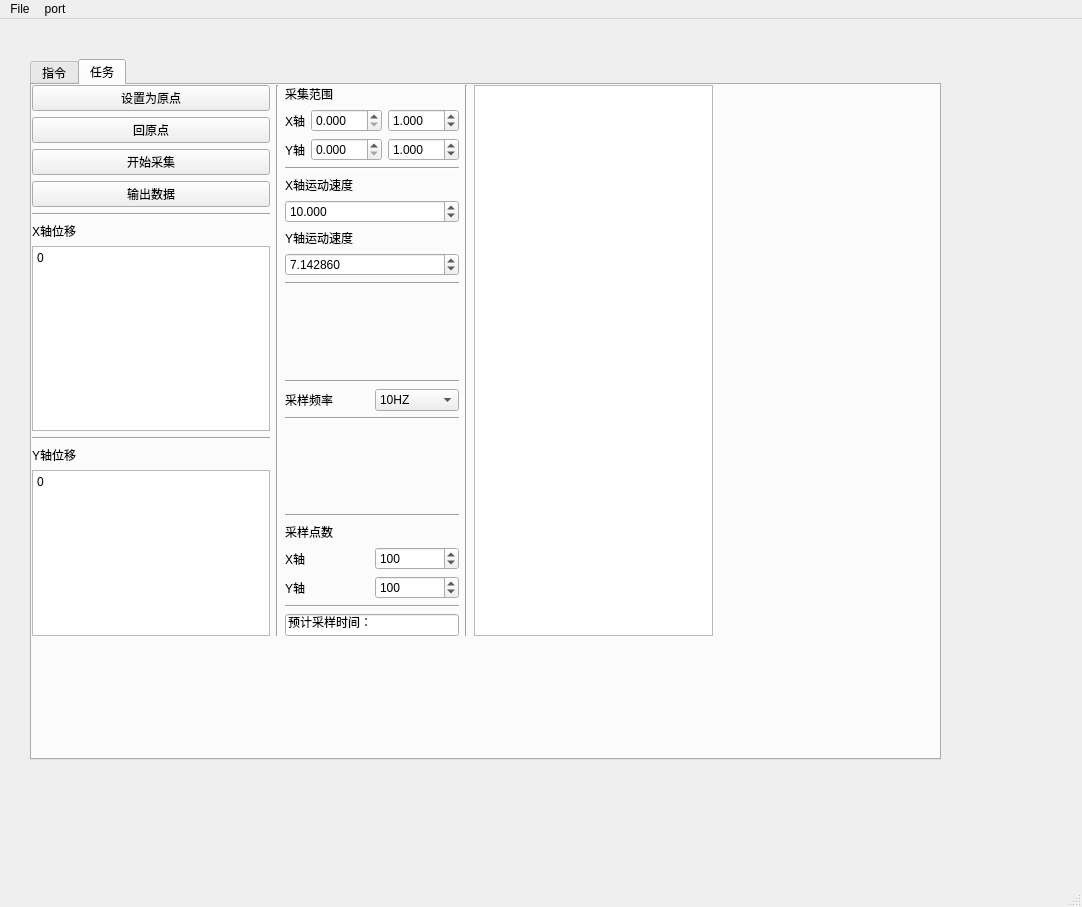
<?xml version="1.0" encoding="UTF-8"?>
<ui version="4.0">
 <class>MainWindow</class>
 <widget class="QMainWindow" name="MainWindow">
  <property name="geometry">
   <rect>
    <x>0</x>
    <y>0</y>
    <width>1082</width>
    <height>907</height>
   </rect>
  </property>
  <property name="windowTitle">
   <string>MainWindow</string>
  </property>
  <widget class="QWidget" name="centralwidget">
   <property name="layoutDirection">
    <enum>Qt::LeftToRight</enum>
   </property>
   <widget class="QTabWidget" name="tabWidget">
    <property name="geometry">
     <rect>
      <x>30</x>
      <y>40</y>
      <width>911</width>
      <height>701</height>
     </rect>
    </property>
    <property name="whatsThis">
     <string>&lt;html&gt;&lt;head/&gt;&lt;body&gt;&lt;p&gt;命令&lt;/p&gt;&lt;/body&gt;&lt;/html&gt;</string>
    </property>
    <property name="currentIndex">
     <number>1</number>
    </property>
    <widget class="QWidget" name="tab0">
     <attribute name="title">
      <string>指令</string>
     </attribute>
     <widget class="QWidget" name="verticalLayoutWidget_10">
      <property name="geometry">
       <rect>
        <x>0</x>
        <y>0</y>
        <width>761</width>
        <height>501</height>
       </rect>
      </property>
      <layout class="QVBoxLayout" name="verticalLayout_10">
       <item>
        <layout class="QHBoxLayout" name="horizontalLayout">
         <item>
          <layout class="QVBoxLayout" name="verticalLayout">
           <item>
            <widget class="QLabel" name="label">
             <property name="text">
              <string>方向</string>
             </property>
            </widget>
           </item>
           <item>
            <spacer name="verticalSpacer">
             <property name="orientation">
              <enum>Qt::Vertical</enum>
             </property>
             <property name="sizeHint" stdset="0">
              <size>
               <width>20</width>
               <height>20</height>
              </size>
             </property>
            </spacer>
           </item>
           <item>
            <spacer name="horizontalSpacer_2">
             <property name="orientation">
              <enum>Qt::Horizontal</enum>
             </property>
             <property name="sizeHint" stdset="0">
              <size>
               <width>40</width>
               <height>20</height>
              </size>
             </property>
            </spacer>
           </item>
           <item>
            <widget class="Line" name="line_20">
             <property name="orientation">
              <enum>Qt::Horizontal</enum>
             </property>
            </widget>
           </item>
           <item>
            <layout class="QVBoxLayout" name="verticalLayout_5">
             <item>
              <layout class="QVBoxLayout" name="verticalLayout_3">
               <item>
                <widget class="QPushButton" name="pushButton">
                 <property name="text">
                  <string>X正转</string>
                 </property>
                 <property name="checkable">
                  <bool>true</bool>
                 </property>
                 <property name="checked">
                  <bool>true</bool>
                 </property>
                </widget>
               </item>
               <item>
                <widget class="QPushButton" name="pushButton_2">
                 <property name="text">
                  <string>X反转</string>
                 </property>
                 <property name="checkable">
                  <bool>true</bool>
                 </property>
                </widget>
               </item>
              </layout>
             </item>
             <item>
              <widget class="Line" name="line_2">
               <property name="orientation">
                <enum>Qt::Horizontal</enum>
               </property>
              </widget>
             </item>
             <item>
              <layout class="QVBoxLayout" name="verticalLayout_4">
               <item>
                <widget class="QPushButton" name="pushButton_5">
                 <property name="text">
                  <string>Y正转</string>
                 </property>
                 <property name="checkable">
                  <bool>true</bool>
                 </property>
                 <property name="checked">
                  <bool>true</bool>
                 </property>
                </widget>
               </item>
               <item>
                <widget class="QPushButton" name="pushButton_6">
                 <property name="text">
                  <string>Y反转</string>
                 </property>
                 <property name="checkable">
                  <bool>true</bool>
                 </property>
                </widget>
               </item>
              </layout>
             </item>
            </layout>
           </item>
          </layout>
         </item>
         <item>
          <widget class="Line" name="line">
           <property name="orientation">
            <enum>Qt::Vertical</enum>
           </property>
          </widget>
         </item>
         <item>
          <layout class="QVBoxLayout" name="verticalLayout_2">
           <item>
            <widget class="QLabel" name="label_2">
             <property name="text">
              <string>定长运动</string>
             </property>
            </widget>
           </item>
           <item>
            <spacer name="verticalSpacer_2">
             <property name="orientation">
              <enum>Qt::Vertical</enum>
             </property>
             <property name="sizeHint" stdset="0">
              <size>
               <width>20</width>
               <height>40</height>
              </size>
             </property>
            </spacer>
           </item>
           <item>
            <spacer name="horizontalSpacer">
             <property name="orientation">
              <enum>Qt::Horizontal</enum>
             </property>
             <property name="sizeHint" stdset="0">
              <size>
               <width>40</width>
               <height>20</height>
              </size>
             </property>
            </spacer>
           </item>
           <item>
            <layout class="QVBoxLayout" name="verticalLayout_15">
             <item>
              <layout class="QVBoxLayout" name="verticalLayout_16">
               <item>
                <widget class="QLabel" name="label_10">
                 <property name="text">
                  <string>X轴运动速度</string>
                 </property>
                </widget>
               </item>
               <item>
                <layout class="QHBoxLayout" name="horizontalLayout_8">
                 <item>
                  <widget class="QDoubleSpinBox" name="doubleSpinBox_7">
                   <property name="suffix">
                    <string/>
                   </property>
                   <property name="decimals">
                    <number>3</number>
                   </property>
                   <property name="minimum">
                    <double>-180.000000000000000</double>
                   </property>
                   <property name="maximum">
                    <double>180.000000000000000</double>
                   </property>
                   <property name="singleStep">
                    <double>0.001000000000000</double>
                   </property>
                   <property name="stepType">
                    <enum>QAbstractSpinBox::AdaptiveDecimalStepType</enum>
                   </property>
                   <property name="value">
                    <double>10.000000000000000</double>
                   </property>
                  </widget>
                 </item>
                </layout>
               </item>
              </layout>
             </item>
             <item>
              <widget class="Line" name="line_9">
               <property name="orientation">
                <enum>Qt::Horizontal</enum>
               </property>
              </widget>
             </item>
             <item>
              <layout class="QVBoxLayout" name="verticalLayout_17">
               <item>
                <widget class="QLabel" name="label_11">
                 <property name="text">
                  <string>Y轴运动速度</string>
                 </property>
                </widget>
               </item>
               <item>
                <layout class="QHBoxLayout" name="horizontalLayout_9">
                 <item>
                  <widget class="QDoubleSpinBox" name="doubleSpinBox_8">
                   <property name="decimals">
                    <number>6</number>
                   </property>
                   <property name="minimum">
                    <double>-90.000000000000000</double>
                   </property>
                   <property name="maximum">
                    <double>90.000000000000000</double>
                   </property>
                   <property name="singleStep">
                    <double>0.000714000000000</double>
                   </property>
                   <property name="stepType">
                    <enum>QAbstractSpinBox::AdaptiveDecimalStepType</enum>
                   </property>
                   <property name="value">
                    <double>7.142860000000000</double>
                   </property>
                  </widget>
                 </item>
                </layout>
               </item>
              </layout>
             </item>
            </layout>
           </item>
           <item>
            <widget class="Line" name="line_10">
             <property name="orientation">
              <enum>Qt::Horizontal</enum>
             </property>
            </widget>
           </item>
           <item>
            <layout class="QVBoxLayout" name="verticalLayout_8">
             <item>
              <layout class="QVBoxLayout" name="verticalLayout_6">
               <item>
                <widget class="QLabel" name="label_3">
                 <property name="text">
                  <string>X轴运动</string>
                 </property>
                </widget>
               </item>
               <item>
                <layout class="QHBoxLayout" name="horizontalLayout_3">
                 <item>
                  <widget class="QDoubleSpinBox" name="doubleSpinBox_4">
                   <property name="suffix">
                    <string/>
                   </property>
                   <property name="decimals">
                    <number>3</number>
                   </property>
                   <property name="minimum">
                    <double>-180.000000000000000</double>
                   </property>
                   <property name="maximum">
                    <double>180.000000000000000</double>
                   </property>
                   <property name="singleStep">
                    <double>0.001000000000000</double>
                   </property>
                   <property name="stepType">
                    <enum>QAbstractSpinBox::AdaptiveDecimalStepType</enum>
                   </property>
                   <property name="value">
                    <double>1.000000000000000</double>
                   </property>
                  </widget>
                 </item>
                 <item>
                  <widget class="QPushButton" name="pushButton_4">
                   <property name="text">
                    <string>运行</string>
                   </property>
                  </widget>
                 </item>
                </layout>
               </item>
              </layout>
             </item>
             <item>
              <widget class="Line" name="line_3">
               <property name="orientation">
                <enum>Qt::Horizontal</enum>
               </property>
              </widget>
             </item>
             <item>
              <layout class="QVBoxLayout" name="verticalLayout_7">
               <item>
                <widget class="QLabel" name="label_4">
                 <property name="text">
                  <string>Y轴运动</string>
                 </property>
                </widget>
               </item>
               <item>
                <layout class="QHBoxLayout" name="horizontalLayout_2">
                 <item>
                  <widget class="QDoubleSpinBox" name="doubleSpinBox_3">
                   <property name="decimals">
                    <number>6</number>
                   </property>
                   <property name="minimum">
                    <double>-90.000000000000000</double>
                   </property>
                   <property name="maximum">
                    <double>90.000000000000000</double>
                   </property>
                   <property name="singleStep">
                    <double>0.000714000000000</double>
                   </property>
                   <property name="stepType">
                    <enum>QAbstractSpinBox::AdaptiveDecimalStepType</enum>
                   </property>
                   <property name="value">
                    <double>0.714286000000000</double>
                   </property>
                  </widget>
                 </item>
                 <item>
                  <widget class="QPushButton" name="pushButton_3">
                   <property name="text">
                    <string>运行</string>
                   </property>
                  </widget>
                 </item>
                </layout>
               </item>
              </layout>
             </item>
            </layout>
           </item>
          </layout>
         </item>
         <item>
          <widget class="Line" name="line_5">
           <property name="orientation">
            <enum>Qt::Vertical</enum>
           </property>
          </widget>
         </item>
         <item>
          <layout class="QVBoxLayout" name="verticalLayout_9">
           <item>
            <widget class="QPushButton" name="pushButton_9">
             <property name="text">
              <string>设置为原点</string>
             </property>
            </widget>
           </item>
           <item>
            <widget class="QPushButton" name="pushButton_14">
             <property name="text">
              <string>回原点</string>
             </property>
            </widget>
           </item>
           <item>
            <widget class="Line" name="line_7">
             <property name="orientation">
              <enum>Qt::Horizontal</enum>
             </property>
            </widget>
           </item>
           <item>
            <widget class="QLabel" name="label_5">
             <property name="text">
              <string>X轴位移</string>
             </property>
            </widget>
           </item>
           <item>
            <widget class="QTextEdit" name="textEdit">
             <property name="readOnly">
              <bool>true</bool>
             </property>
             <property name="html">
              <string>&lt;!DOCTYPE HTML PUBLIC &quot;-//W3C//DTD HTML 4.0//EN&quot; &quot;http://www.w3.org/TR/REC-html40/strict.dtd&quot;&gt;
&lt;html&gt;&lt;head&gt;&lt;meta name=&quot;qrichtext&quot; content=&quot;1&quot; /&gt;&lt;style type=&quot;text/css&quot;&gt;
p, li { white-space: pre-wrap; }
&lt;/style&gt;&lt;/head&gt;&lt;body style=&quot; font-family:'Sans Serif'; font-size:9pt; font-weight:400; font-style:normal;&quot;&gt;
&lt;p style=&quot; margin-top:0px; margin-bottom:0px; margin-left:0px; margin-right:0px; -qt-block-indent:0; text-indent:0px;&quot;&gt;0&lt;/p&gt;&lt;/body&gt;&lt;/html&gt;</string>
             </property>
            </widget>
           </item>
           <item>
            <widget class="Line" name="line_4">
             <property name="orientation">
              <enum>Qt::Horizontal</enum>
             </property>
            </widget>
           </item>
           <item>
            <widget class="QLabel" name="label_6">
             <property name="text">
              <string>Y轴位移</string>
             </property>
            </widget>
           </item>
           <item>
            <widget class="QTextEdit" name="textEdit_2">
             <property name="readOnly">
              <bool>true</bool>
             </property>
             <property name="html">
              <string>&lt;!DOCTYPE HTML PUBLIC &quot;-//W3C//DTD HTML 4.0//EN&quot; &quot;http://www.w3.org/TR/REC-html40/strict.dtd&quot;&gt;
&lt;html&gt;&lt;head&gt;&lt;meta name=&quot;qrichtext&quot; content=&quot;1&quot; /&gt;&lt;style type=&quot;text/css&quot;&gt;
p, li { white-space: pre-wrap; }
&lt;/style&gt;&lt;/head&gt;&lt;body style=&quot; font-family:'Sans Serif'; font-size:9pt; font-weight:400; font-style:normal;&quot;&gt;
&lt;p style=&quot; margin-top:0px; margin-bottom:0px; margin-left:0px; margin-right:0px; -qt-block-indent:0; text-indent:0px;&quot;&gt;0&lt;/p&gt;&lt;/body&gt;&lt;/html&gt;</string>
             </property>
            </widget>
           </item>
          </layout>
         </item>
        </layout>
       </item>
       <item>
        <widget class="Line" name="line_6">
         <property name="orientation">
          <enum>Qt::Horizontal</enum>
         </property>
        </widget>
       </item>
       <item>
        <layout class="QVBoxLayout" name="verticalLayout_11">
         <item>
          <widget class="QLabel" name="label_7">
           <property name="text">
            <string>激光测距</string>
           </property>
          </widget>
         </item>
         <item>
          <layout class="QHBoxLayout" name="horizontalLayout_4">
           <item>
            <layout class="QHBoxLayout" name="horizontalLayout_5">
             <item>
              <widget class="QComboBox" name="comboBox">
               <property name="editable">
                <bool>false</bool>
               </property>
               <property name="currentText">
                <string>单次采样</string>
               </property>
               <property name="duplicatesEnabled">
                <bool>false</bool>
               </property>
               <item>
                <property name="text">
                 <string>单次采样</string>
                </property>
               </item>
               <item>
                <property name="text">
                 <string>自动采样</string>
                </property>
               </item>
               <item>
                <property name="text">
                 <string>激光常开</string>
                </property>
               </item>
               <item>
                <property name="text">
                 <string>激光常闭</string>
                </property>
               </item>
              </widget>
             </item>
             <item>
              <widget class="QPushButton" name="pushButton_8">
               <property name="text">
                <string>监听串口</string>
               </property>
               <property name="checkable">
                <bool>true</bool>
               </property>
               <property name="checked">
                <bool>false</bool>
               </property>
              </widget>
             </item>
             <item>
              <widget class="QPushButton" name="pushButton_7">
               <property name="text">
                <string>单次采样</string>
               </property>
              </widget>
             </item>
            </layout>
           </item>
           <item>
            <spacer name="verticalSpacer_3">
             <property name="orientation">
              <enum>Qt::Vertical</enum>
             </property>
             <property name="sizeHint" stdset="0">
              <size>
               <width>20</width>
               <height>40</height>
              </size>
             </property>
            </spacer>
           </item>
           <item>
            <widget class="QTextEdit" name="textEdit_3">
             <property name="readOnly">
              <bool>true</bool>
             </property>
            </widget>
           </item>
          </layout>
         </item>
        </layout>
       </item>
      </layout>
     </widget>
    </widget>
    <widget class="QWidget" name="tab1">
     <attribute name="title">
      <string>任务</string>
     </attribute>
     <widget class="QWidget" name="horizontalLayoutWidget">
      <property name="geometry">
       <rect>
        <x>0</x>
        <y>0</y>
        <width>681</width>
        <height>551</height>
       </rect>
      </property>
      <layout class="QHBoxLayout" name="horizontalLayout_10">
       <item>
        <layout class="QHBoxLayout" name="horizontalLayout_20">
         <item>
          <layout class="QVBoxLayout" name="verticalLayout_18">
           <item>
            <widget class="QPushButton" name="pushButton_12">
             <property name="text">
              <string>设置为原点</string>
             </property>
            </widget>
           </item>
           <item>
            <widget class="QPushButton" name="pushButton_15">
             <property name="text">
              <string>回原点</string>
             </property>
            </widget>
           </item>
           <item>
            <widget class="QPushButton" name="pushButton_17">
             <property name="text">
              <string>开始采集</string>
             </property>
            </widget>
           </item>
           <item>
            <widget class="QPushButton" name="pushButton_18">
             <property name="text">
              <string>输出数据</string>
             </property>
            </widget>
           </item>
           <item>
            <widget class="Line" name="line_11">
             <property name="orientation">
              <enum>Qt::Horizontal</enum>
             </property>
            </widget>
           </item>
           <item>
            <widget class="QLabel" name="label_12">
             <property name="text">
              <string>X轴位移</string>
             </property>
            </widget>
           </item>
           <item>
            <widget class="QTextEdit" name="textEdit_4">
             <property name="readOnly">
              <bool>true</bool>
             </property>
             <property name="html">
              <string>&lt;!DOCTYPE HTML PUBLIC &quot;-//W3C//DTD HTML 4.0//EN&quot; &quot;http://www.w3.org/TR/REC-html40/strict.dtd&quot;&gt;
&lt;html&gt;&lt;head&gt;&lt;meta name=&quot;qrichtext&quot; content=&quot;1&quot; /&gt;&lt;style type=&quot;text/css&quot;&gt;
p, li { white-space: pre-wrap; }
&lt;/style&gt;&lt;/head&gt;&lt;body style=&quot; font-family:'Sans Serif'; font-size:9pt; font-weight:400; font-style:normal;&quot;&gt;
&lt;p style=&quot; margin-top:0px; margin-bottom:0px; margin-left:0px; margin-right:0px; -qt-block-indent:0; text-indent:0px;&quot;&gt;0&lt;/p&gt;&lt;/body&gt;&lt;/html&gt;</string>
             </property>
            </widget>
           </item>
           <item>
            <widget class="Line" name="line_12">
             <property name="orientation">
              <enum>Qt::Horizontal</enum>
             </property>
            </widget>
           </item>
           <item>
            <widget class="QLabel" name="label_13">
             <property name="text">
              <string>Y轴位移</string>
             </property>
            </widget>
           </item>
           <item>
            <widget class="QTextEdit" name="textEdit_5">
             <property name="maximumSize">
              <size>
               <width>16777215</width>
               <height>173</height>
              </size>
             </property>
             <property name="readOnly">
              <bool>true</bool>
             </property>
             <property name="html">
              <string>&lt;!DOCTYPE HTML PUBLIC &quot;-//W3C//DTD HTML 4.0//EN&quot; &quot;http://www.w3.org/TR/REC-html40/strict.dtd&quot;&gt;
&lt;html&gt;&lt;head&gt;&lt;meta name=&quot;qrichtext&quot; content=&quot;1&quot; /&gt;&lt;style type=&quot;text/css&quot;&gt;
p, li { white-space: pre-wrap; }
&lt;/style&gt;&lt;/head&gt;&lt;body style=&quot; font-family:'Sans Serif'; font-size:9pt; font-weight:400; font-style:normal;&quot;&gt;
&lt;p style=&quot; margin-top:0px; margin-bottom:0px; margin-left:0px; margin-right:0px; -qt-block-indent:0; text-indent:0px;&quot;&gt;0&lt;/p&gt;&lt;/body&gt;&lt;/html&gt;</string>
             </property>
            </widget>
           </item>
          </layout>
         </item>
         <item>
          <widget class="Line" name="line_16">
           <property name="orientation">
            <enum>Qt::Vertical</enum>
           </property>
          </widget>
         </item>
         <item>
          <layout class="QVBoxLayout" name="verticalLayout_22">
           <item>
            <layout class="QVBoxLayout" name="verticalLayout_23">
             <item>
              <widget class="QLabel" name="label_16">
               <property name="text">
                <string>采集范围</string>
               </property>
              </widget>
             </item>
             <item>
              <layout class="QVBoxLayout" name="verticalLayout_25">
               <item>
                <layout class="QHBoxLayout" name="horizontalLayout_15">
                 <item>
                  <widget class="QLabel" name="label_18">
                   <property name="text">
                    <string>X轴</string>
                   </property>
                  </widget>
                 </item>
                 <item>
                  <widget class="QDoubleSpinBox" name="doubleSpinBox_13">
                   <property name="suffix">
                    <string/>
                   </property>
                   <property name="decimals">
                    <number>3</number>
                   </property>
                   <property name="minimum">
                    <double>0.000000000000000</double>
                   </property>
                   <property name="maximum">
                    <double>180.000000000000000</double>
                   </property>
                   <property name="singleStep">
                    <double>0.001000000000000</double>
                   </property>
                   <property name="stepType">
                    <enum>QAbstractSpinBox::AdaptiveDecimalStepType</enum>
                   </property>
                   <property name="value">
                    <double>0.000000000000000</double>
                   </property>
                  </widget>
                 </item>
                 <item>
                  <widget class="QDoubleSpinBox" name="doubleSpinBox_14">
                   <property name="suffix">
                    <string/>
                   </property>
                   <property name="decimals">
                    <number>3</number>
                   </property>
                   <property name="minimum">
                    <double>0.000000000000000</double>
                   </property>
                   <property name="maximum">
                    <double>180.000000000000000</double>
                   </property>
                   <property name="singleStep">
                    <double>0.001000000000000</double>
                   </property>
                   <property name="stepType">
                    <enum>QAbstractSpinBox::AdaptiveDecimalStepType</enum>
                   </property>
                   <property name="value">
                    <double>1.000000000000000</double>
                   </property>
                  </widget>
                 </item>
                </layout>
               </item>
              </layout>
             </item>
             <item>
              <layout class="QHBoxLayout" name="horizontalLayout_13">
               <item>
                <widget class="QLabel" name="label_19">
                 <property name="text">
                  <string>Y轴</string>
                 </property>
                </widget>
               </item>
               <item>
                <widget class="QDoubleSpinBox" name="doubleSpinBox_11">
                 <property name="suffix">
                  <string/>
                 </property>
                 <property name="decimals">
                  <number>3</number>
                 </property>
                 <property name="minimum">
                  <double>0.000000000000000</double>
                 </property>
                 <property name="maximum">
                  <double>180.000000000000000</double>
                 </property>
                 <property name="singleStep">
                  <double>0.001000000000000</double>
                 </property>
                 <property name="stepType">
                  <enum>QAbstractSpinBox::AdaptiveDecimalStepType</enum>
                 </property>
                 <property name="value">
                  <double>0.000000000000000</double>
                 </property>
                </widget>
               </item>
               <item>
                <widget class="QDoubleSpinBox" name="doubleSpinBox_15">
                 <property name="suffix">
                  <string/>
                 </property>
                 <property name="decimals">
                  <number>3</number>
                 </property>
                 <property name="minimum">
                  <double>0.000000000000000</double>
                 </property>
                 <property name="maximum">
                  <double>180.000000000000000</double>
                 </property>
                 <property name="singleStep">
                  <double>0.001000000000000</double>
                 </property>
                 <property name="stepType">
                  <enum>QAbstractSpinBox::AdaptiveDecimalStepType</enum>
                 </property>
                 <property name="value">
                  <double>1.000000000000000</double>
                 </property>
                </widget>
               </item>
              </layout>
             </item>
            </layout>
           </item>
           <item>
            <widget class="Line" name="line_14">
             <property name="orientation">
              <enum>Qt::Horizontal</enum>
             </property>
            </widget>
           </item>
           <item>
            <layout class="QVBoxLayout" name="verticalLayout_24">
             <item>
              <layout class="QVBoxLayout" name="verticalLayout_28">
               <item>
                <widget class="QLabel" name="label_17">
                 <property name="text">
                  <string>X轴运动速度</string>
                 </property>
                </widget>
               </item>
               <item>
                <layout class="QHBoxLayout" name="horizontalLayout_14">
                 <item>
                  <widget class="QDoubleSpinBox" name="doubleSpinBox_12">
                   <property name="suffix">
                    <string/>
                   </property>
                   <property name="decimals">
                    <number>3</number>
                   </property>
                   <property name="minimum">
                    <double>0.000000000000000</double>
                   </property>
                   <property name="maximum">
                    <double>180.000000000000000</double>
                   </property>
                   <property name="singleStep">
                    <double>0.001000000000000</double>
                   </property>
                   <property name="stepType">
                    <enum>QAbstractSpinBox::AdaptiveDecimalStepType</enum>
                   </property>
                   <property name="value">
                    <double>10.000000000000000</double>
                   </property>
                  </widget>
                 </item>
                </layout>
               </item>
              </layout>
             </item>
             <item>
              <layout class="QVBoxLayout" name="verticalLayout_29">
               <item>
                <widget class="QLabel" name="label_23">
                 <property name="text">
                  <string>Y轴运动速度</string>
                 </property>
                </widget>
               </item>
               <item>
                <layout class="QHBoxLayout" name="horizontalLayout_18">
                 <item>
                  <widget class="QDoubleSpinBox" name="doubleSpinBox_20">
                   <property name="decimals">
                    <number>6</number>
                   </property>
                   <property name="minimum">
                    <double>0.000000000000000</double>
                   </property>
                   <property name="maximum">
                    <double>90.000000000000000</double>
                   </property>
                   <property name="singleStep">
                    <double>0.000714000000000</double>
                   </property>
                   <property name="stepType">
                    <enum>QAbstractSpinBox::AdaptiveDecimalStepType</enum>
                   </property>
                   <property name="value">
                    <double>7.142860000000000</double>
                   </property>
                  </widget>
                 </item>
                </layout>
               </item>
              </layout>
             </item>
            </layout>
           </item>
           <item>
            <widget class="Line" name="line_15">
             <property name="orientation">
              <enum>Qt::Horizontal</enum>
             </property>
            </widget>
           </item>
           <item>
            <spacer name="verticalSpacer_5">
             <property name="orientation">
              <enum>Qt::Vertical</enum>
             </property>
             <property name="sizeHint" stdset="0">
              <size>
               <width>20</width>
               <height>40</height>
              </size>
             </property>
            </spacer>
           </item>
           <item>
            <widget class="Line" name="line_19">
             <property name="orientation">
              <enum>Qt::Horizontal</enum>
             </property>
            </widget>
           </item>
           <item>
            <layout class="QHBoxLayout" name="horizontalLayout_19">
             <item>
              <widget class="QLabel" name="label_24">
               <property name="text">
                <string>采样频率</string>
               </property>
              </widget>
             </item>
             <item>
              <widget class="QComboBox" name="comboBox_2">
               <item>
                <property name="text">
                 <string>10HZ</string>
                </property>
               </item>
               <item>
                <property name="text">
                 <string>20HZ</string>
                </property>
               </item>
              </widget>
             </item>
            </layout>
           </item>
           <item>
            <widget class="Line" name="line_18">
             <property name="orientation">
              <enum>Qt::Horizontal</enum>
             </property>
            </widget>
           </item>
           <item>
            <spacer name="verticalSpacer_4">
             <property name="orientation">
              <enum>Qt::Vertical</enum>
             </property>
             <property name="sizeHint" stdset="0">
              <size>
               <width>20</width>
               <height>40</height>
              </size>
             </property>
            </spacer>
           </item>
           <item>
            <widget class="Line" name="line_22">
             <property name="orientation">
              <enum>Qt::Horizontal</enum>
             </property>
            </widget>
           </item>
           <item>
            <layout class="QVBoxLayout" name="verticalLayout_26">
             <item>
              <widget class="QLabel" name="label_20">
               <property name="text">
                <string>采样点数</string>
               </property>
              </widget>
             </item>
             <item>
              <layout class="QVBoxLayout" name="verticalLayout_27">
               <item>
                <layout class="QHBoxLayout" name="horizontalLayout_16">
                 <item>
                  <widget class="QLabel" name="label_21">
                   <property name="text">
                    <string>X轴</string>
                   </property>
                  </widget>
                 </item>
                 <item>
                  <widget class="QSpinBox" name="spinBox_16">
                   <property name="maximum">
                    <number>10000</number>
                   </property>
                   <property name="value">
                    <number>100</number>
                   </property>
                  </widget>
                 </item>
                </layout>
               </item>
              </layout>
             </item>
             <item>
              <layout class="QHBoxLayout" name="horizontalLayout_17">
               <item>
                <widget class="QLabel" name="label_22">
                 <property name="text">
                  <string>Y轴</string>
                 </property>
                </widget>
               </item>
               <item>
                <widget class="QSpinBox" name="spinBox_18">
                 <property name="maximum">
                  <number>10000</number>
                 </property>
                 <property name="value">
                  <number>100</number>
                 </property>
                </widget>
               </item>
              </layout>
             </item>
            </layout>
           </item>
           <item>
            <widget class="Line" name="line_21">
             <property name="orientation">
              <enum>Qt::Horizontal</enum>
             </property>
            </widget>
           </item>
           <item>
            <widget class="QLineEdit" name="lineEdit">
             <property name="text">
              <string>预计采样时间：</string>
             </property>
             <property name="readOnly">
              <bool>true</bool>
             </property>
             <property name="cursorMoveStyle">
              <enum>Qt::LogicalMoveStyle</enum>
             </property>
             <property name="clearButtonEnabled">
              <bool>false</bool>
             </property>
            </widget>
           </item>
          </layout>
         </item>
        </layout>
       </item>
       <item>
        <widget class="Line" name="line_17">
         <property name="orientation">
          <enum>Qt::Vertical</enum>
         </property>
        </widget>
       </item>
       <item>
        <widget class="QGraphicsView" name="graphicsView"/>
       </item>
      </layout>
     </widget>
    </widget>
   </widget>
  </widget>
  <widget class="QMenuBar" name="menubar">
   <property name="geometry">
    <rect>
     <x>0</x>
     <y>0</y>
     <width>1082</width>
     <height>23</height>
    </rect>
   </property>
   <widget class="QMenu" name="menuFile">
    <property name="title">
     <string>File</string>
    </property>
   </widget>
   <widget class="QMenu" name="menuport">
    <property name="title">
     <string>port</string>
    </property>
    <widget class="QMenu" name="menu">
     <property name="title">
      <string>连接</string>
     </property>
     <addaction name="action_4"/>
     <addaction name="action_5"/>
    </widget>
    <addaction name="menu"/>
   </widget>
   <addaction name="menuFile"/>
   <addaction name="menuport"/>
  </widget>
  <widget class="QStatusBar" name="statusbar"/>
  <action name="action_4">
   <property name="text">
    <string>激光测距</string>
   </property>
  </action>
  <action name="action_5">
   <property name="text">
    <string>运动控制卡</string>
   </property>
  </action>
 </widget>
 <resources/>
 <connections/>
</ui>
